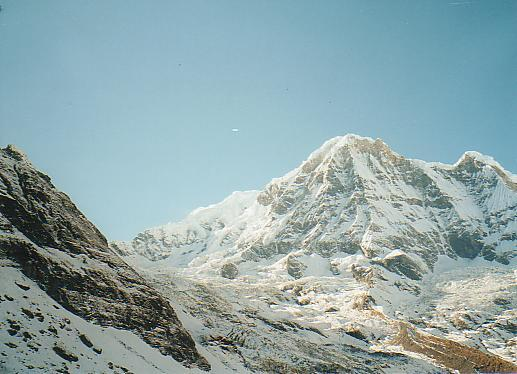
#> input picture data/mountain1.jpg, 517 x 374 px, found by its file name
$ python run_project2.py
#> lines starting #> are read from the running program, lines starting #| are printed output that depends on the picture
### ImageFeaturesHomography.py
import numpy as np
import cv2
UBIT = 'pratikap'; np.random.seed(sum([ord(c) for c in UBIT]))
MOUNTAIN1 = r"data\mountain1.jpg"
MOUNTAIN2 = r"data\mountain2.jpg"


class ImageFeaturesHomography:

    def task1(self, input_img, result_img):
        gray_scale_img = cv2.cvtColor(input_img, cv2.COLOR_BGR2GRAY)
        sift = cv2.xfeatures2d.SIFT_create()
        key_points = sift.detect(gray_scale_img, None)
        result_img_mat = cv2.drawKeypoints(input_img,key_points,color=(0,255,255), outImage=np.array([]), flags=cv2.DRAW_MATCHES_FLAGS_DRAW_RICH_KEYPOINTS)
        cv2.imwrite(result_img, result_img_mat)

    # [63 lines left out: functions task2, task3, task4, task5, not called in this run]

    def start(self):
        img1 = cv2.imread(MOUNTAIN1)
#> img1 is the input picture: shape (374, 517, 3); mean B, G, R 169.1, 166.7, 143.4
        img2 = cv2.imread(MOUNTAIN2)

        self.task1(img1, r"data\task1_sift1.jpg")
#> in task1, `gray_scale_img = cv2.cvtColor(input_img, cv2.COLOR_BGR2GRAY)`:
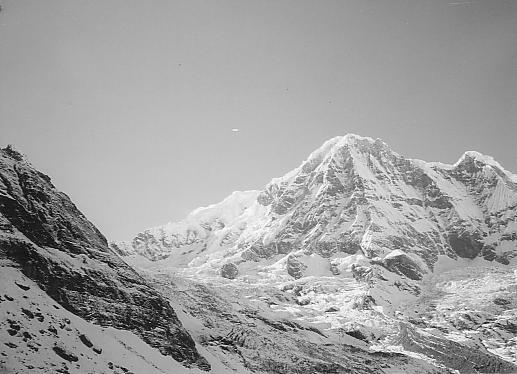
#> gray_scale_img: shape (374, 517); min 0, max 255, mean 160
#> in task1, `key_points = sift.detect(gray_scale_img, None)`: key_points = 1030 keypoints; strongest (x, y, size): (68, 322, 2.1), (11, 299, 2.4), (367, 341, 2), (223, 347, 2)
#> in task1, `result_img_mat = cv2.drawKeypoints(input_img,key_points,color=(0,255,2..`:
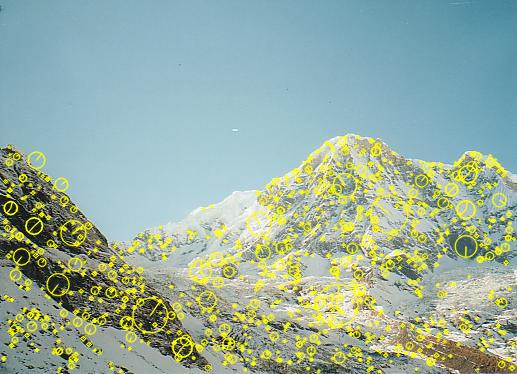
#> result_img_mat: shape (374, 517, 3); mean B, G, R 158.9, 174.5, 151.8
        self.task1(img2, r"data\task1_sift2.jpg")
        print("--" * 5, "task 1.1 completed", "--" * 5)

        key_points1, key_points2, good_matches = self.task2(img1, img2, r'data\task1_matches_knn.jpg')
        print("--" * 5, "task 1.2 completed", "--" * 5)
        H, mask,_,_ =self.task3(key_points1, key_points2, good_matches)
        print("--" * 5, "task 1.3 completed", "--" * 5)
        self.task4(img1, img2, key_points1,key_points2, good_matches,mask,r"data\task1_matches.jpg")
        print("--" * 5, "task 1.4 completed", "--" * 5)
        self.task5(img1, img2,H,r"data\task1_pano.jpg")
        print("--" * 5, "task 1.5 completed", "--" * 5)


def main():
    ifh = ImageFeaturesHomography()
    ifh.start()


# [2 lines that do not run on import are left out]

### run_project2.py
import EpipolarGeometry
import ImageFeaturesHomography
import KMeansClustering

# start task 1
task1 = ImageFeaturesHomography.ImageFeaturesHomography()
#> (the run stopped early here; a loop or call above may not have finished)
